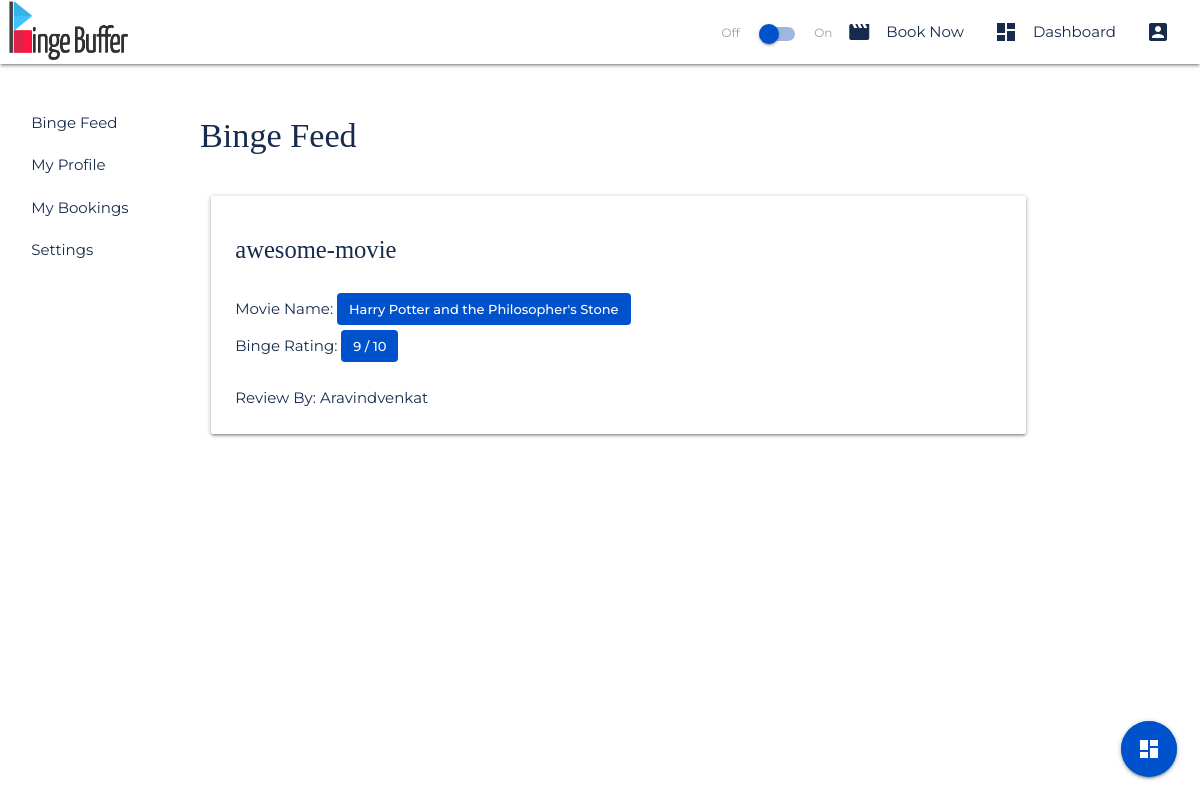
Before: /dashboard/feed/ (signed in) with the older database file.
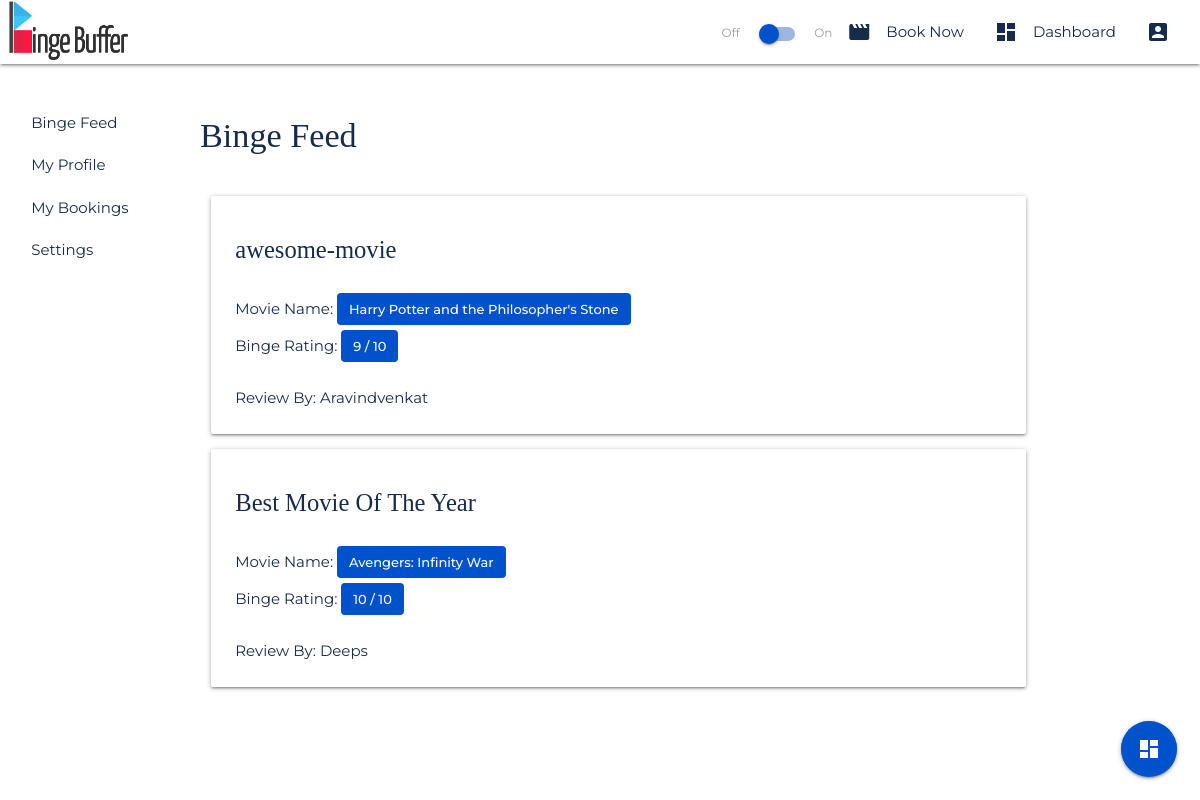
After: the same page with the newer database file.
### dashboard/models.py (models this page shows, shortened)
class MovieReview(models.Model):
    id = models.UUIDField(primary_key=True, default=uuid.uuid4, editable=False)
    user = models.ForeignKey(User, on_delete=models.CASCADE, default=None)
    movie_id = models.CharField(max_length=30)
    movie_posterpath = models.CharField(max_length=30, default=None)
    movie_backdroppath = models.CharField(max_length=30, default=None)
    movie_name = models.CharField(max_length=30)
    movie_rating = models.IntegerField()
    movie_review = models.CharField(max_length=1000)
    review_title = models.CharField(max_length=100, default=None)
    review_slug = models.SlugField(default=None)
    review_public_status = models.BooleanField(default=False)
    review_hash = models.CharField(max_length=200)

### dashboard/views.py (the view)
# urls.py: path('feed/', views.dashboard_feed, name='feed'),
@login_required(login_url="/accounts/login")
def dashboard_feed(request):
    reviews = MovieReview.objects.filter(review_public_status=True)
    return render(request, 'dashboard/dashboard_feed.html' , {'reviews': reviews})

### templates/dashboard/dashboard_feed.html (shortened to what this page needs)
{% extends 'dashboard/dashboard_home.html' %} {% block dashboardcontent %}
<div class="row">
  {% if reviews|length > 0 %}
  <h4 class="text-secondary">
    Binge Feed
  </h4>
  {% else %}
  <h4 class="text-secondary">
    Feed Not Available
  </h4>
  {% endif %}
</div>
<div class="col s10">
  <div class="row">
    {% for review in reviews %}
    <div class="card-panel text-secondary bg-nav">
      <div class="row">
        <h5 class="col s12 text-secondary mb-2 review-title">
          <a
            href="{% url 'dashboard:reviewdetail' reviewId=review.id reviewTitle=review.review_title %}"
            class="bg-nav text-secondary"
            >{{review.review_title}}</a
          >
        </h5>
        <div class="col s12">
          Movie Name:
          <span class="chip">
            {{review.movie_name}}
          </span>
        </div>
        <div class="col s12">
          Binge Rating:
          <span class="chip">
            {{review.movie_rating}} / 10
          </span>
        </div>
      </div>
      <div class="row mb-0">
        <div class="col s6 text-secondary">
          Review By: {{review.user | title}}
        </div>
      </div>
    </div>
    {% endfor %}
  </div>
</div>
<div class="fixed-action-btn">
  <a class="btn-floating btn-large">
    <i class="large material-icons bg-primary">dashboard</i>
  </a>
</div>
{% endblock %}

### templates/dashboard/dashboard_home.html (shortened to what this page needs)
{% extends 'base_layout.html' %} {% block content %} {% load static %}
<div class="row mt-2">
  <div class="col l2 m2 s12">
    <ul class="collection dash">
      <li class="collection-item bg-nav dashside">
        <a href="{% url 'dashboard:feed' %}" class="bg-nav text-secondary">
          Binge Feed
        </a>
      </li>
      <li class="collection-item bg-nav dashside">
        <a href="{% url 'dashboard:profile' %}" class="bg-nav text-secondary">
          My Profile
        </a>
      </li>
      <li class="collection-item bg-nav dashside">
        <a href="{% url 'dashboard:bookings' %}" class="bg-nav text-secondary">
          My Bookings
        </a>
      </li>
      <li class="collection-item bg-nav dashside">
        <a href="{% url 'dashboard:settings' %}" class="bg-nav text-secondary">
          Settings
        </a>
      </li>
    </ul>
  </div>
  <div class="col l10 m10 s12">
    {% block dashboardcontent %} {% endblock %}
  </div>
</div>
{% endblock %}

### templates/base_layout.html (shortened to what this page needs)
{% load static %}
<!DOCTYPE html>
<html lang="en">
  <head>
    <link rel="stylesheet" href="{% static 'css/index.css' %}" />
    <link rel="stylesheet" href="{% static 'css/accounts-style.css' %}" />
    <link rel="stylesheet" href="{% static 'css/booking-style.css' %}" />
    <link
      rel="stylesheet"
      href="https://cdnjs.cloudflare.com/ajax/libs/materialize/1.0.0/css/materialize.min.css"
    />
  </head>
  <body>
    {% include "components/navbar.html" %} {% block content %} {% endblock %}
  </body>
</html>

### templates/components/navbar.html (shortened to what this page needs)
{% load static %}
<nav>
  <div class="nav-wrapper bg-nav">
    <a
      href="{% url 'accounts:home' %}"
      class="brand-logo"
      style="margin-left: 0.5rem;"
    >
      <img
        id="bb-logo"
        src="{% static 'img/whole-logo.png' %}"
        style="width: 8rem; height: 4rem;"
        alt="Bingebuffer Logo"
      />
    </a>
    <ul id="nav-mobile" class="right hide-on-med-and-down text-secondary">
      <li>
        <div class="switch">
          <label>
            Off
            <span class="lever"></span>
            On
          </label>
        </div>
      </li>
      {% if user.is_authenticated %}
      <li>
        <a href="{% url 'booking:home' %}"
          ><i class="material-icons left">movie</i> Book Now</a
        >
      </li>
      <li>
        <a href="{% url 'dashboard:home' %}">
          <i class="material-icons left">dashboard</i>
          Dashboard</a
        >
      </li>
      <li>
        <a class="dropdown-trigger" href="#!" data-target="accountsDropdown">
          <i class="material-icons left">account_box</i></a
        >
      </li>
      {% endif %}
    </ul>
  </div>
</nav>

### static/css/index.css (style rules this page uses)
* { margin: 0; padding: 0; box-sizing: border-box; }
:root { --primary-color: #0052cc; --primary-color-light: #9fb7e0; --secondary-color: #172b4d; --danger-color: #ff5630; --warning-color: #ffab00; --success-color: #36b37e; --info-color: #00b8d9; --font-color: #172b4d; --bg-color: #ffffff; --link-text-color: #ffffff; --hint-color: #9e9e9e; --shadow1: rgba(0, 0, 0, 0.14); --shadow2: rgba(0, 0, 0, 0.12); --shadow3: rgba(0, 0, 0, 0.3); }
body { font-family: 'Montserrat', sans-serif; background-color: var(--bg-color); color: var(--font-color); }
h1, h2, h3, h4, h5, h6 { font-family: 'Merriweather', serif; color: var(--primary-color); user-select: none; }
a { color: var(--font-color); text-decoration: none; }
.z-depth-1, nav, .card-panel, .card, .toast, .btn, .btn-large, .btn-small, .btn-floating, .dropdown-content, .collapsible, .sidenav { box-shadow: 0 2px 2px 0 var(--shadow1), 0 3px 1px -2px var(--shadow2), 0 1px 5px 0 var(--shadow3) !important; }
nav ul a { color: var(--secondary-color) !important; }
.text-secondary { color: var(--secondary-color) !important; }
.bg-primary { background-color: var(--primary-color) !important; }
.bg-nav { background-color: var(--bg-color) !important; }
.switch label input[type='checkbox'] + .lever { background-color: var(--primary-color-light) !important; }
.lever::after { background-color: var(--primary-color) !important; }
.chip { color: var(--link-text-color) !important; background-color: var(--primary-color) !important; border-radius: 4px !important; }
.mb-0 { margin-bottom: 0 !important; }
.mb-2 { margin-bottom: 2rem; }
.mt-2 { margin-top: 2rem; }
.dash { border: none !important; }
.dashside { border-bottom: none !important; }

Changed rows visible on the page:
added MovieReview: review_title "Best Movie Of The Year", movie_name "Avengers: Infinity War", movie_rating "10", user "Deeps"
